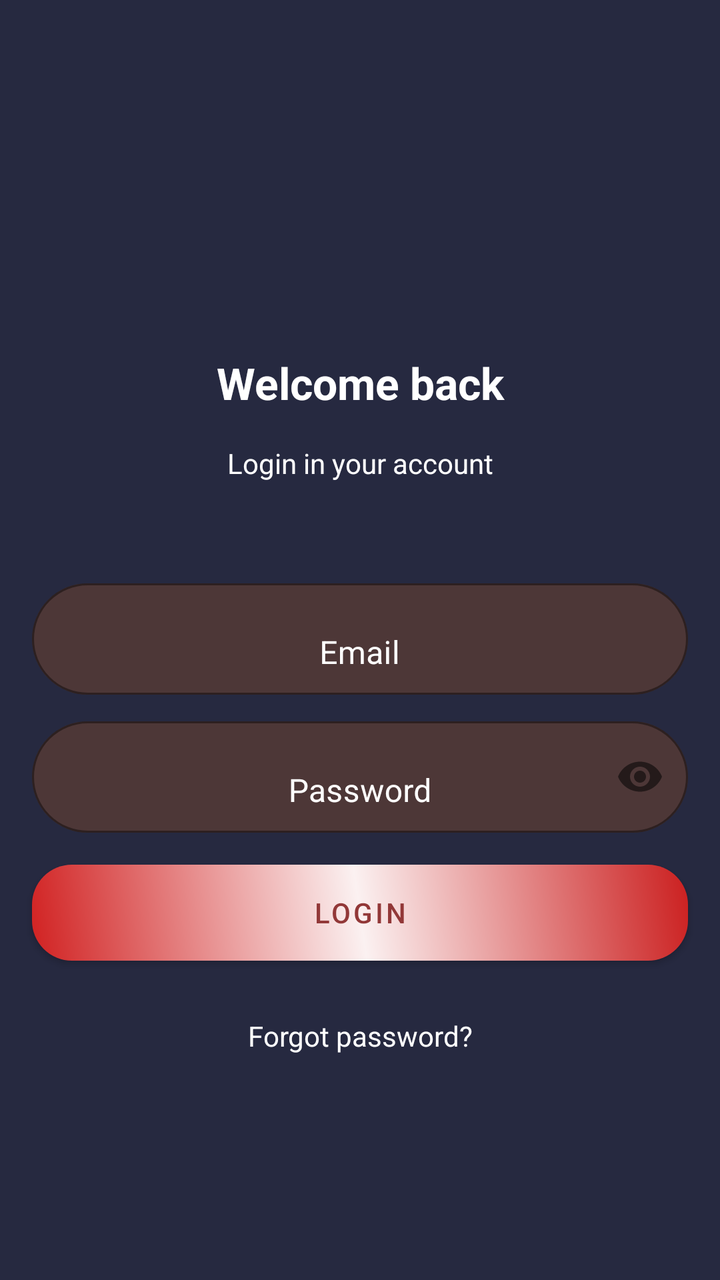
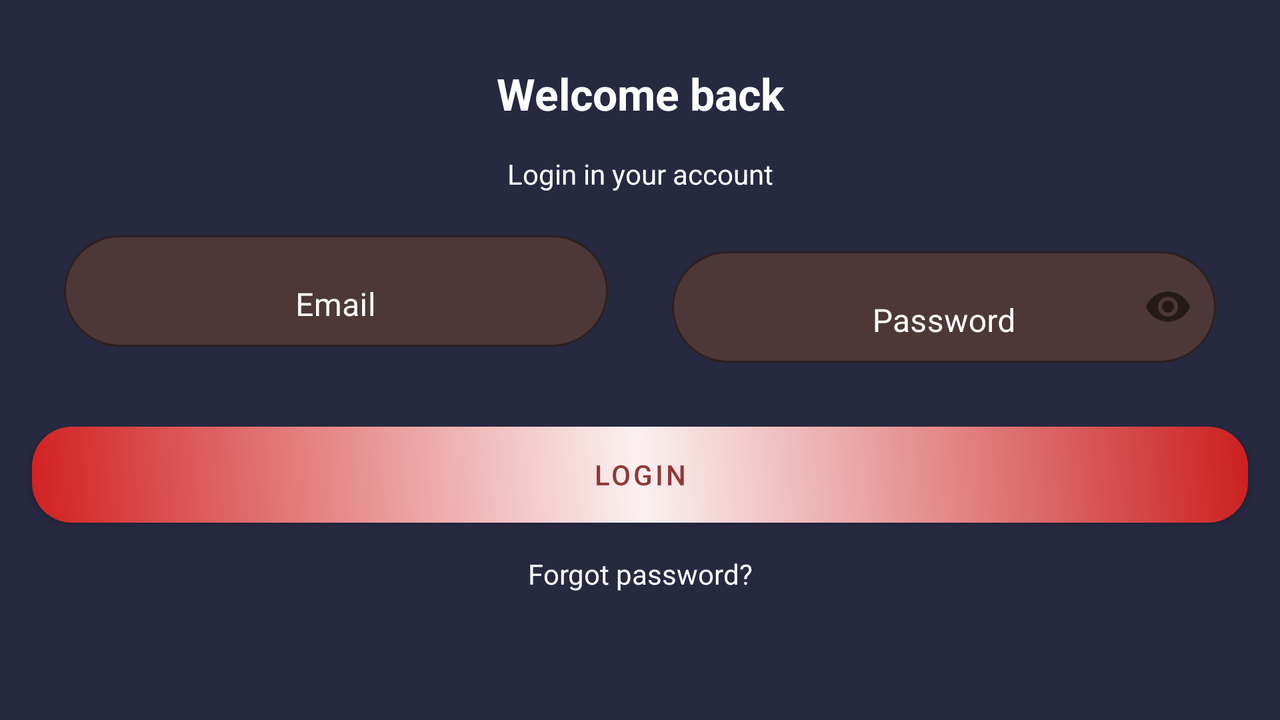

Two renders of one Android screen. The first uses the default layout on a phone; the second uses the alternative layout the repository ships for a different screen configuration, on a matching device. The two XML files are below.
<!-- AndroidManifest.xml: application theme Theme.SaveTheNight -->
<!-- res/layout/fragment_login.xml -->
<?xml version="1.0" encoding="utf-8"?>
<androidx.constraintlayout.widget.ConstraintLayout xmlns:android="http://schemas.android.com/apk/res/android"
    xmlns:app="http://schemas.android.com/apk/res-auto"
    xmlns:tools="http://schemas.android.com/tools"
    android:layout_width="match_parent"
    android:layout_height="match_parent"
    android:background="@color/dash_bg"
    android:textAlignment="center"
    tools:context=".ui.login.LoginFragment">


    <TextView
        android:id="@+id/textView4"
        style="@style/TextAppearance.Material3.TitleLarge"
        android:layout_width="0dp"
        android:layout_height="wrap_content"
        android:layout_marginStart="16dp"
        android:layout_marginTop="32dp"
        android:layout_marginEnd="16dp"
        android:text="Welcome back"
        android:textAlignment="center"
        android:textColor="@color/white"
        android:textStyle="bold"
        app:layout_constraintBottom_toBottomOf="parent"
        app:layout_constraintEnd_toEndOf="parent"
        app:layout_constraintHorizontal_bias="0.5"
        app:layout_constraintStart_toStartOf="parent"
        app:layout_constraintTop_toTopOf="parent"
        app:layout_constraintVertical_bias="0.25" />

    <TextView
        android:id="@+id/textView5"
        android:layout_width="wrap_content"
        android:layout_height="wrap_content"
        android:layout_marginTop="16dp"
        android:text="Login in your account"
        android:textAlignment="center"
        android:textColor="@color/white"
        app:layout_constraintEnd_toEndOf="@+id/textView4"
        app:layout_constraintHorizontal_bias="0.5"
        app:layout_constraintStart_toStartOf="@+id/textView4"
        app:layout_constraintTop_toBottomOf="@+id/textView4" />


    <com.google.android.material.textfield.TextInputLayout
        android:id="@+id/emailInputLayout"
        android:layout_width="0dp"
        android:layout_height="wrap_content"
        android:layout_marginStart="16dp"

        android:layout_marginEnd="16dp"
        android:outlineProvider="background"
        android:textColorHint="@color/white"
        app:boxBackgroundColor="@color/text_field_bg"
        app:boxBackgroundMode="outline"
        app:boxCornerRadiusBottomEnd="30dp"
        app:boxCornerRadiusBottomStart="30dp"
        app:boxCornerRadiusTopEnd="30dp"
        app:boxCornerRadiusTopStart="30dp"
        app:layout_constraintBottom_toBottomOf="parent"
        app:layout_constraintEnd_toEndOf="parent"
        app:layout_constraintHorizontal_bias="1.0"
        app:layout_constraintStart_toStartOf="parent"
        app:layout_constraintTop_toBottomOf="@+id/textView5"
        app:layout_constraintVertical_bias="0.134">

        <com.google.android.material.textfield.TextInputEditText
            android:layout_width="match_parent"
            android:layout_height="wrap_content"
            android:gravity="center"
            android:hint="Email"
            android:inputType="textEmailAddress"
            android:maxLines="1" />

    </com.google.android.material.textfield.TextInputLayout>


    <com.google.android.material.textfield.TextInputLayout
        android:id="@+id/passwordInputLayout"
        android:layout_width="0dp"
        android:layout_height="wrap_content"
        android:layout_marginStart="16dp"
        android:layout_marginTop="8dp"
        android:layout_marginEnd="16dp"
        android:outlineProvider="background"
        android:textColorHint="@color/white"
        app:boxBackgroundColor="@color/text_field_bg"
        app:boxBackgroundMode="outline"
        app:boxCornerRadiusBottomEnd="30dp"
        app:boxCornerRadiusBottomStart="30dp"
        app:boxCornerRadiusTopEnd="30dp"
        app:boxCornerRadiusTopStart="30dp"
        app:layout_constraintEnd_toEndOf="parent"
        app:layout_constraintStart_toStartOf="parent"
        app:layout_constraintTop_toBottomOf="@+id/emailInputLayout"
        app:passwordToggleEnabled="true">

        <com.google.android.material.textfield.TextInputEditText
            android:layout_width="match_parent"
            android:layout_height="wrap_content"
            android:gravity="center"
            android:hint="Password"
            android:inputType="textPassword"
            android:maxLength="10"
            android:maxLines="1"

            />

    </com.google.android.material.textfield.TextInputLayout>

    <Button
        android:id="@+id/LoginButton"
        android:layout_width="0dp"
        android:layout_height="wrap_content"
        android:layout_marginStart="16dp"
        android:layout_marginTop="16dp"
        android:layout_marginEnd="16dp"
        android:background="@drawable/login_button"
        android:text="@string/login"
        android:textColor="@color/login"
        app:backgroundTint="@null"
        app:layout_constraintEnd_toEndOf="parent"
        app:layout_constraintStart_toStartOf="parent"
        app:layout_constraintTop_toBottomOf="@+id/passwordInputLayout" />

    <TextView
        android:id="@+id/forgotPassword"
        android:layout_width="0dp"
        android:layout_height="wrap_content"
        android:layout_marginStart="16dp"
        android:layout_marginEnd="16dp"
        android:text="Forgot password?"
        android:textAlignment="center"
        android:textColor="@color/white"
        app:layout_constraintBottom_toBottomOf="parent"
        app:layout_constraintEnd_toEndOf="parent"
        app:layout_constraintStart_toStartOf="parent"
        app:layout_constraintTop_toBottomOf="@+id/LoginButton"
        app:layout_constraintVertical_bias="0.19999999" />


</androidx.constraintlayout.widget.ConstraintLayout>
<!-- resources referenced by this layout -->
<resources>
  <color name="dash_bg">#262940</color>
  <color name="login">#923838</color>
  <color name="text_field_bg">#4D3737</color>
  <color name="white">#FFFFFFFF</color>
  <!-- drawable login_button (drawable) -->
  <?xml version="1.0" encoding="utf-8"?>
  <shape xmlns:android="http://schemas.android.com/apk/res/android">
      <corners android:radius="20dp" />
      <gradient
          android:angle="45"
          android:centerColor="#FBF1F1"
          android:centerX="50%"
          android:centerY="50%"
          android:endColor="#CB1F1F"
          android:gradientRadius="50%"
          android:startColor="#D12121"
          android:type="linear" />
  
  </shape>
  <string name="login">Login</string>
  <style name="Theme.SaveTheNight" parent="Theme.MaterialComponents.DayNight.NoActionBar">
          
          <item name="colorPrimary">@color/purple_200</item>
          <item name="colorPrimaryVariant">@color/dash_bg</item>
          <item name="colorOnPrimary">@color/white</item>
          
          <item name="colorSecondary">@color/teal_200</item>
          <item name="colorSecondaryVariant">@color/teal_700</item>
          <item name="colorOnSecondary">@color/black</item>
          
          <item name="android:statusBarColor" tools:targetApi="l">?attr/colorPrimaryVariant</item>
          
      </style>
  <color name="purple_200">#FFBB86FC</color>
  <color name="teal_200">#FF03DAC5</color>
  <color name="teal_700">#FF018786</color>
  <color name="black">#FF000000</color>
</resources>
<!-- res/layout-land/fragment_login.xml (the repository's variant of the layout above) -->
<!-- drawn on the phone turned sideways -->
<?xml version="1.0" encoding="utf-8"?>
<androidx.constraintlayout.widget.ConstraintLayout xmlns:android="http://schemas.android.com/apk/res/android"
    xmlns:app="http://schemas.android.com/apk/res-auto"
    xmlns:tools="http://schemas.android.com/tools"
    android:layout_width="match_parent"
    android:layout_height="match_parent"
    android:background="@color/dash_bg"
    android:textAlignment="center"
    tools:context=".ui.login.LoginFragment">


    <TextView
        android:id="@+id/textView4"
        style="@style/TextAppearance.Material3.TitleLarge"
        android:layout_width="0dp"
        android:layout_height="wrap_content"
        android:layout_marginStart="16dp"
        android:layout_marginTop="32dp"
        android:layout_marginEnd="16dp"
        android:text="Welcome back"
        android:textAlignment="center"
        android:textColor="@color/white"
        android:textStyle="bold"
        app:layout_constraintEnd_toEndOf="parent"
        app:layout_constraintHorizontal_bias="0.0"
        app:layout_constraintStart_toStartOf="parent"
        app:layout_constraintTop_toTopOf="parent" />

    <TextView
        android:id="@+id/textView5"
        android:layout_width="wrap_content"
        android:layout_height="wrap_content"
        android:layout_marginTop="16dp"
        android:text="Login in your account"
        android:textAlignment="center"
        android:textColor="@color/white"
        app:layout_constraintEnd_toEndOf="@+id/textView4"
        app:layout_constraintHorizontal_bias="0.5"
        app:layout_constraintStart_toStartOf="@+id/textView4"
        app:layout_constraintTop_toBottomOf="@+id/textView4" />

    <LinearLayout
        android:id="@+id/linearLayout3"
        android:layout_width="match_parent"
        android:layout_height="wrap_content"
        android:layout_marginStart="16dp"
        android:layout_marginTop="16dp"
        android:layout_marginEnd="16dp"
        app:layout_constraintEnd_toEndOf="parent"
        app:layout_constraintStart_toStartOf="parent"
        app:layout_constraintTop_toBottomOf="@id/textView5">

        <com.google.android.material.textfield.TextInputLayout
            android:id="@+id/emailInputLayout"
            android:layout_width="0dp"
            android:layout_height="wrap_content"
            android:layout_marginStart="16dp"
            android:layout_marginEnd="16dp"

            android:layout_weight="1"
            android:outlineProvider="background"
            android:textColorHint="@color/white"
            app:boxBackgroundColor="@color/text_field_bg"
            app:boxBackgroundMode="outline"
            app:boxCornerRadiusBottomEnd="30dp"
            app:boxCornerRadiusBottomStart="30dp"
            app:boxCornerRadiusTopEnd="30dp"
            app:boxCornerRadiusTopStart="30dp"
            android:layout_marginBottom="16dp"
            app:layout_constraintBottom_toBottomOf="parent"
            app:layout_constraintEnd_toEndOf="parent"
            app:layout_constraintHorizontal_bias="1.0"
            app:layout_constraintStart_toStartOf="parent"
            app:layout_constraintTop_toBottomOf="@+id/textView5"
            app:layout_constraintVertical_bias="0.134">

            <com.google.android.material.textfield.TextInputEditText
                android:layout_width="match_parent"
                android:layout_height="wrap_content"
                android:gravity="center"
                android:hint="Email"
                android:inputType="textEmailAddress"
                android:maxLines="1" />

        </com.google.android.material.textfield.TextInputLayout>


        <com.google.android.material.textfield.TextInputLayout
            android:id="@+id/passwordInputLayout"
            android:layout_width="0dp"
            android:layout_height="wrap_content"
            android:layout_marginStart="16dp"
            android:layout_marginBottom="16dp"
            android:layout_marginTop="8dp"
            android:layout_marginEnd="16dp"
            android:layout_weight="1"
            android:outlineProvider="background"
            android:textColorHint="@color/white"
            app:boxBackgroundColor="@color/text_field_bg"
            app:boxBackgroundMode="outline"
            app:boxCornerRadiusBottomEnd="30dp"
            app:boxCornerRadiusBottomStart="30dp"
            app:boxCornerRadiusTopEnd="30dp"
            app:boxCornerRadiusTopStart="30dp"
            app:layout_constraintEnd_toEndOf="parent"
            app:layout_constraintStart_toStartOf="parent"
            app:layout_constraintTop_toBottomOf="@+id/emailInputLayout"
            app:passwordToggleEnabled="true">

            <com.google.android.material.textfield.TextInputEditText
                android:layout_width="match_parent"
                android:layout_height="wrap_content"
                android:gravity="center"
                android:hint="Password"
                android:inputType="textPassword"
                android:maxLength="10"
                android:maxLines="1"

                />

        </com.google.android.material.textfield.TextInputLayout>
    </LinearLayout>

    <Button
        android:id="@+id/LoginButton"
        android:layout_width="0dp"
        android:layout_height="wrap_content"
        android:layout_marginStart="16dp"
        android:layout_marginTop="16dp"
        android:layout_marginEnd="16dp"
        android:background="@drawable/login_button"
        android:text="@string/login"
        android:textColor="@color/login"
        app:backgroundTint="@null"
        app:layout_constraintEnd_toEndOf="parent"
        app:layout_constraintHorizontal_bias="1.0"
        app:layout_constraintStart_toStartOf="parent"
        app:layout_constraintTop_toBottomOf="@+id/linearLayout3" />

    <TextView
        android:id="@+id/forgotPassword"
        android:layout_width="0dp"
        android:layout_height="wrap_content"
        android:layout_marginStart="16dp"
        android:layout_marginTop="16dp"
        android:layout_marginEnd="16dp"
        android:text="Forgot password?"
        android:textAlignment="center"
        android:textColor="@color/white"
        app:layout_constraintEnd_toEndOf="parent"
        app:layout_constraintHorizontal_bias="1.0"
        app:layout_constraintStart_toStartOf="parent"
        app:layout_constraintTop_toBottomOf="@+id/LoginButton" />


</androidx.constraintlayout.widget.ConstraintLayout>
